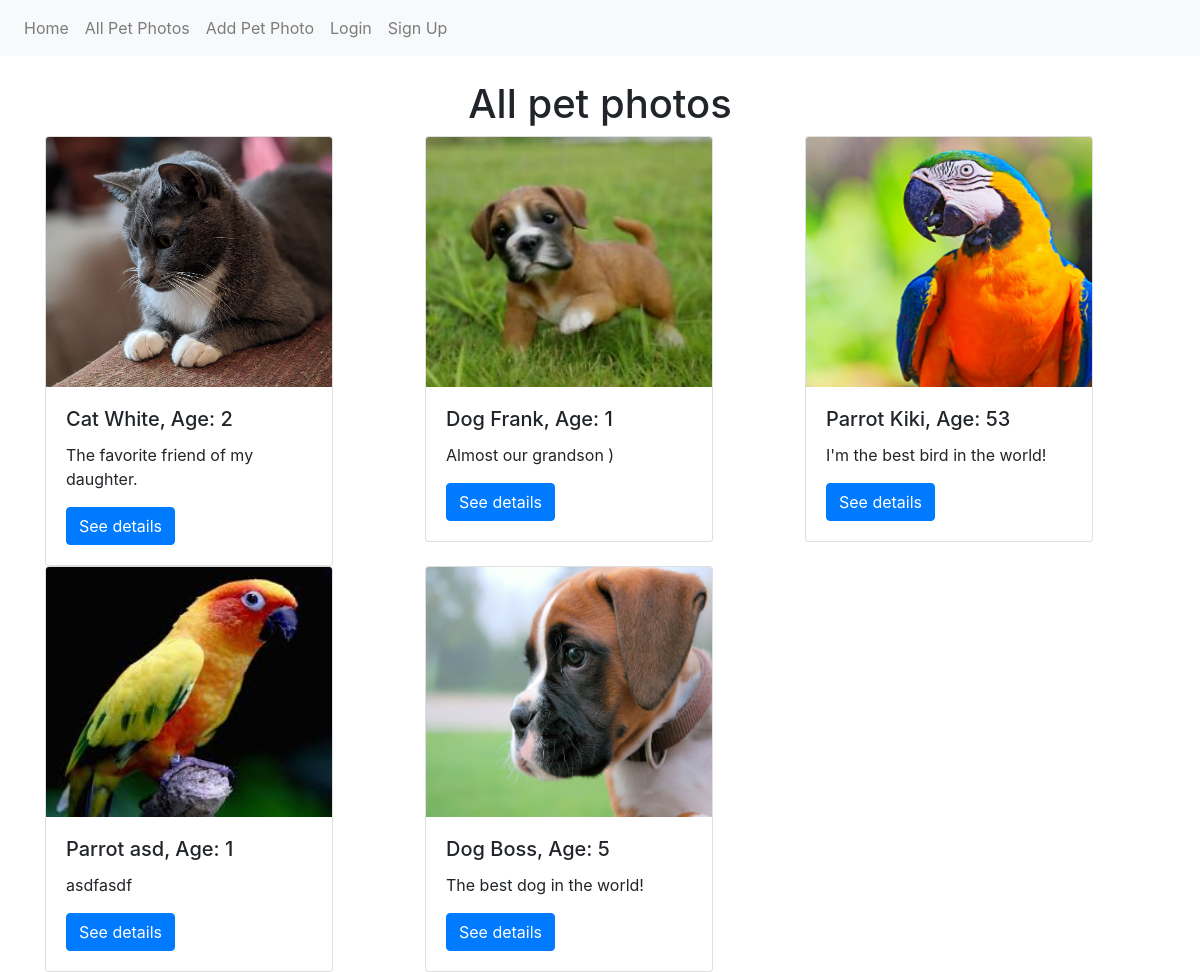
/pets/, run on the app's committed database.
### pets/models.py (models this page shows, shortened)
class Pet(models.Model):
    PET_TYPES = (
        ('Dog', 'dog'),
        ('Cat', 'cat'),
        ('Parrot', 'parrot'),
        ('UNKNOWN', 'unknown'),
    )
    type = models.CharField(max_length=7, choices=PET_TYPES, default='UNKNOWN')
    name = models.CharField(max_length=6, blank=False)
    age = models.IntegerField(blank=False)
    description = models.TextField(blank=False)
    image = models.ImageField(upload_to='images')
    class Meta:
        ordering = ['id']

### pets/views.py (the view)
def list_pets(request):
    context = {"pets": Pet.objects.all()}
    return render(request, 'pets/pet_list.html', context)

### templates/pets/pet_list.html
{% extends 'landing_page.html' %}
{% load static %}
{% block container %}
    <div class="container">
        <h1 class='text-center'>All pet photos</h1>
        <div class="row">
            {% for pet in pets %}
                <div class="col-lg-4">
                    <div class="card" style="width: 18rem;">
                        <img src="{{ pet.image.url }}" height="250px" class="card-img-top" alt="image of {{ pet.name }}">
                        <div class="card-body">
                            <h5 class="card-title">{{ pet.type }} {{ pet.name }}, Age: {{ pet.age }}</h5>
                            <p class="card-text">{{ pet.description }}</p>
                            <a href="{% url 'pet details' pet.id %}" class="btn btn-primary">See details</a>
                        </div>
                    </div>
                </div>
            {% endfor %}
        </div>
    </div>
{% endblock container %}

### data on the page
Pet: image (picture), type "Cat", name "White", age "2", description "The favorite friend of my daughter."
Pet: image (picture), type "Dog", name "Frank", age "1", description "Almost our grandson )"
Pet: image (picture), type "Parrot", name "Kiki", age "53", description "I'm the best bird in the world!"
Pet: image (picture), type "Parrot", name "asd", age "1", description "asdfasdf"
Pet: image (picture), type "Dog", name "Boss", age "5", description "The best dog in the world!"
